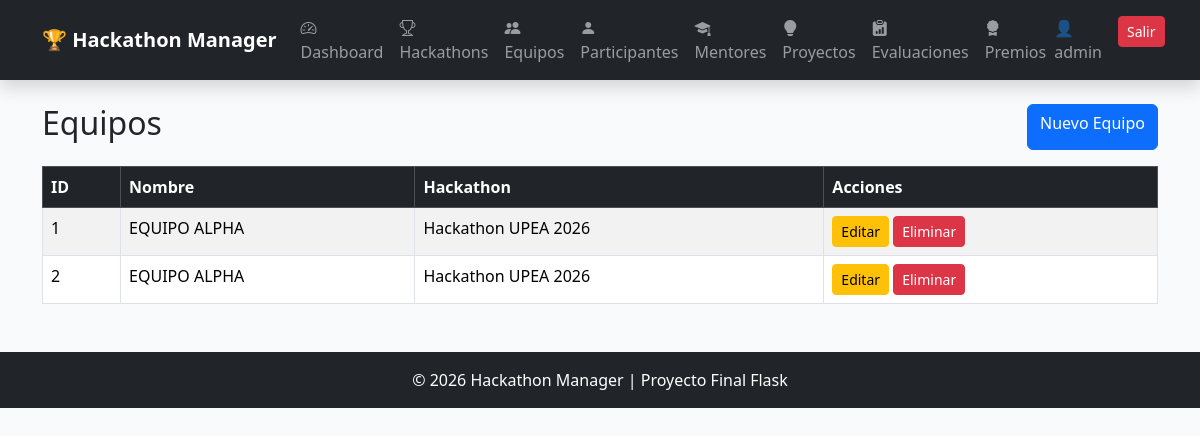
Before: /equipos (signed in) with the older database file.
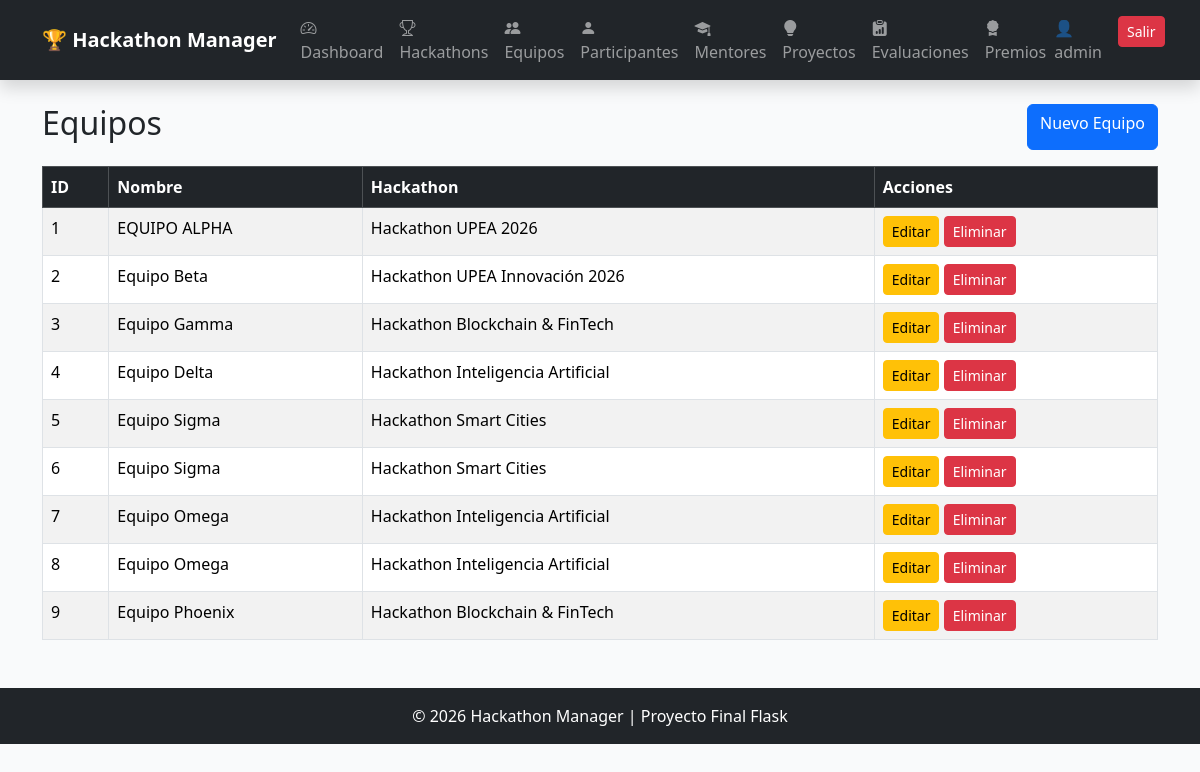
After: the same page with the newer database file.
### app/models/equipo.py (models this page shows, shortened)
class Equipo(db.Model):
    __tablename__ = "equipos"
    id = db.Column(
        db.Integer,
        primary_key=True
    )
    nombre = db.Column(
        db.String(100),
        nullable=False
    )
    descripcion = db.Column(
        db.Text,
        nullable=False
    )
    hackathon_id = db.Column(
        db.Integer,
        db.ForeignKey("hackathons.id"),
        nullable=False
    )
    participantes = db.relationship(
    "Participante",
    backref="equipo",
    lazy=True
    )
    proyectos = db.relationship(
    "Proyecto",
    backref="equipo",
    lazy=True
)

### app/models/hackathon.py (models this page shows, shortened)
class Hackathon(db.Model):
    __tablename__ = "hackathons"
    id = db.Column(
        db.Integer,
        primary_key=True
    )
    nombre = db.Column(
        db.String(100),
        nullable=False
    )
    descripcion = db.Column(
        db.Text,
        nullable=False
    )
    fecha_inicio = db.Column(
        db.Date
    )
    fecha_fin = db.Column(
        db.Date
    )
    estado = db.Column(
        db.String(30)
    )
    equipos = db.relationship(
    "Equipo",
    backref="hackathon",
    lazy=True
    )

### app/equipos/routes.py (the view)
@equipo_bp.route("/equipos")
@login_required
def listar_equipos():
    equipos = Equipo.query.all()
    return render_template(
        "equipos/listar.html",
        equipos=equipos
    )

### app/templates/equipos/listar.html
{% extends 'base.html' %}
{% block content %}
<div class="d-flex justify-content-between mb-3">
    <h2 class="titulo-equipos">Equipos</h2>
    <a href="/equipos/nuevo" class="btn btn-primary">
        Nuevo Equipo
    </a>
</div>
<table class="table table-bordered table-striped">
    <thead class="table-dark">
        <tr>
            <th>ID</th>
            <th>Nombre</th>
            <th>Hackathon</th>
            <th>Acciones</th>
        </tr>
    </thead>
    <tbody>
        {% for equipo in equipos %}
        <tr>
            <td>{{ equipo.id }}</td>
            <td>{{ equipo.nombre }}</td>
            <td>{{ equipo.hackathon.nombre }}</td>
            <td>
                <a href="/equipos/editar/{{ equipo.id }}" class="btn btn-warning btn-sm">Editar</a>
                <a href="/equipos/eliminar/{{ equipo.id }}" class="btn btn-danger btn-sm">Eliminar</a>
            </td>
        </tr>
        {% endfor %}
    </tbody>
</table>
{% endblock %}

Changed rows visible on the page:
changed Equipo id 2: nombre "EQUIPO ALPHA" → "Equipo Beta"; hackathon.nombre "Hackathon UPEA 2026" → "Hackathon UPEA Innovación 2026"
added Equipo: id "3", nombre "Equipo Gamma", hackathon.nombre "Hackathon Blockchain & FinTech"
added Equipo: id "4", nombre "Equipo Delta", hackathon.nombre "Hackathon Inteligencia Artificial"
added Equipo: id "5", nombre "Equipo Sigma", hackathon.nombre "Hackathon Smart Cities"
added Equipo: id "6", nombre "Equipo Sigma", hackathon.nombre "Hackathon Smart Cities"
added Equipo: id "7", nombre "Equipo Omega", hackathon.nombre "Hackathon Inteligencia Artificial"
added Equipo: id "8", nombre "Equipo Omega", hackathon.nombre "Hackathon Inteligencia Artificial"
added Equipo: id "9", nombre "Equipo Phoenix", hackathon.nombre "Hackathon Blockchain & FinTech"
